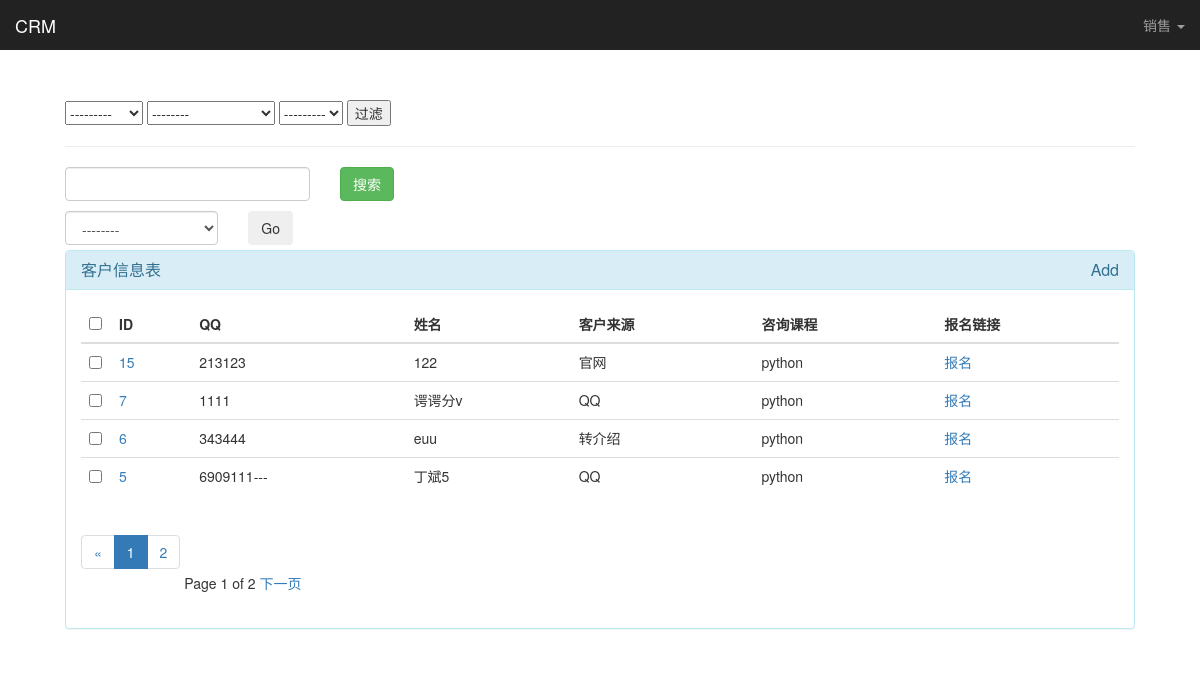
The app's page /king_admin/crm/customer (signed in) with its own data.
### crm/models.py (models this page shows, shortened)
class UserProfile(models.Model):
    user = models.OneToOneField(User,on_delete=models.CASCADE)
    name = models.CharField(max_length=32)
    roles = models.ManyToManyField("Role",blank=True,null=True)
    class Meta:
        verbose_name = "账号表"
        verbose_name_plural = "账号表"

class Customer(models.Model):
    name = models.CharField(max_length=32,blank=True,null=True,verbose_name='姓名')
    qq = models.CharField(max_length=64,unique=True)
    qq_name = models.CharField(max_length=64,blank=True,null=True,verbose_name='qq姓名')
    phone = models.CharField(max_length=64,blank=True,null=True,verbose_name='电话号码')
    source_choices = ((0,'转介绍'),
                      (1,'QQ'),
                      (2,'官网'),
                      (3,'百度推广'),
                      (4,'51CTO'),
                      (5,'知乎'),
                      (6,'市场推广'),
                      )
    source = models.SmallIntegerField(choices=source_choices,verbose_name='客户来源')
    referral_from = models.CharField(verbose_name="转介绍人QQ",max_length=64,blank=True,null=True)
    consult_course = models.ForeignKey("Course",verbose_name="咨询课程",on_delete=models.CASCADE)
    content = models.TextField(verbose_name="咨询详情")
    tags = models.ManyToManyField("Tag",blank=True,null=True)
    consultant = models.ForeignKey("UserProfile",on_delete=models.CASCADE)
    '''memo备注'''
    memo = models.TextField(blank=True,null=True)
    date = models.DateTimeField(auto_now_add=True)
    def __str__(self):
        return self.qq
    class Meta:
        verbose_name = "客户信息表"

class Course(models.Model):
    name = models.CharField(max_length=64,unique=True)
    price = models.PositiveSmallIntegerField()
    period = models.PositiveSmallIntegerField(verbose_name="周期")
    outline = models.TextField()
    def __str__(self):
        return self.name

### king_admin/views.py (the view, shortened to what this page needs)
# urls.py: re_path(r'^(\w+)/(\w+)$',views.display_table_objs,name="table_jj"),
@login_required
def display_table_objs(request,app_name,tables_name):
    admin_class = king_admin.enable_admins[app_name][tables_name]
    querysets = admin_class.model.objects.all()
    querysets,filter_condtions = get_filter_result(request,querysets)
    querysets = table_search(request,admin_class,querysets)
    admin_class.filter_condtions = filter_condtions
    paginator = Paginator(querysets,4) #分页，每页4条数据
    page = request.GET.get('_page')
    try:
        querysets = paginator.page(page)
    except PageNotAnInteger:
        querysets = paginator.page(1)
    except EmptyPage:
        querysets = paginator.page(paginator.num_pages)
    return render(request,"king_admin/table_object.html",{'admin_class':admin_class,
                                                          'querysets':querysets,
                                                          "filter_condtions":filter_condtions,
                                                          "search_text":request.GET.get('_q',''),
                                                          }
                  )

### king_admin/king_admin.py (called while the page is built)
    def enroll(self):
        name = '报名'
        return '''<a href=/crm/customer/%s/enrollment/>报名</a>''' %self.instance.id

### king_admin/templatetags/tags.py (called while the page is built)
@register.simple_tag
def render_paginator(querysets):
    ele = '''
            <ul class="pagination">
             <li class=""><a href="#" >&laquo</a></li>
    '''
    if querysets.has_previous():
        ele = '''
        <ul class="pagination">
        <li class=""><a href="?_page=%s" >&laquo</a></li>
         ''' % querysets.previous_page_number()
    for i in querysets.paginator.page_range:
        if abs(querysets.number - i) < 2:
            active = ''
            if querysets.number == i :
                active = 'active'
            p_ele = '''
            <li class="%s"><a href="?_page=%s">%s </a></li>

            ''' % (active,i,i)
            ele += p_ele
    ele += '</ul>'
    return mark_safe(ele)

@register.simple_tag
def get_model_name(admin_class):
    return admin_class.model._meta.verbose_name

@register.simple_tag
def get_action_verbose_name (admin_class, action):
    action_name = getattr(admin_class,action)
    return action_name.display_name if hasattr(action_name,'display_name') else action

@register.simple_tag
def getverbosname (admin_class, colum,request, querysets):  #客户信息显示中文字段verbose_name
    try:
        return admin_class.model._meta.get_field(colum).verbose_name.upper()
    except FieldDoesNotExist as e :
        column_verbose_name = getattr(admin_class, colum).display_name
        return column_verbose_name

### king_admin/views.py (called while the page is built)
@login_required
def get_filter_result(request,querysets):
    filter_conditions = {}
    for key,val in request.GET.items():
        if key == "_page" or key == "_q":
            continue
        if val:
            filter_conditions[key] = val
    return querysets.filter(**filter_conditions).order_by("-id"),filter_conditions

@login_required
def table_search(request,admin_class,querysets):
    search_key = request.GET.get('_q','')
    print("search",search_key)
    q_obj = Q()
    q_obj.connector = "OR"
    for conlum in admin_class.list_search:
        q_obj.children.append(("%s__contains"%conlum,search_key))
    res = querysets.filter(q_obj)
    print("res",res)
    return res

### templates/king_admin/table_object.html (shortened to what this page needs)
{% extends 'king_admin/index.html' %}
{% load tags %}
{% block container %}
    <div>
       <form>
           {% for filter_column in admin_class.list_filter %}
              {% build_filter_ele filter_column  admin_class%}
           {% endfor %}
           <input type="submit" value="过滤">
           <hr>
       <div class="row">
           <div class="col-lg-3">
               <input type="search" class="form-control" name="_q", value="{{ search_text }}">
           </div>
           <div class="col-lg-2">
               <button type="submit" class="btn btn-success">搜索</button>
           </div>
       </div>
       </form>
    <div class="row" style="margin-top: 10px" >
        <form onsubmit="return ActionSubmit(this)" method="post">{% csrf_token %}
            <div class="col-lg-2">
               <select id="action_list" name="action" class="form-control">
                   <option value="">--------</option>
               </select>
           </div>
            <div class="col-lg-1">
                 <button type="submit" class="btn" >Go</button>
            </div>
        </form>
    </div>
    </div>
    <div class="panel panel-info" style="margin-top: 5px">
        <div class="panel-heading">
            <h3 class="panel-title">{% get_model_name admin_class %}
                <a href="{{ request.path }}/add/" class="pull-right">Add</a>
            </h3>
        </div>
        <div class="panel-body">
            <table class="table table-hover">
                <thead>
                   <tr>
                       <th width="30px"><input type="checkbox" onclick="CheckAllToggle(this)"></th>
                       {% for colum in admin_class.list_display  %}
                       <th>{% getverbosname admin_class colum request querysets %} </th>
                       {% endfor %}
                   </tr>
                <tbody>
                       {% for obj in querysets %}
                           <tr>
                              <td><input type="checkbox" tag="obj_checkbox" value="{{ obj.id }}"></td>
                               {% build_table_row request obj admin_class %}
                           </tr>
                       {% endfor %}
                </tbody>
                </thead>
            </table>
             {% render_paginator querysets %}
        <div class="pagination">
            <span class="step-links">
                 <span class="current">
                     Page {{ querysets.number }} of {{ querysets.paginator.num_pages}}
                 </span>
                  {% if querysets.has_next %}
                   <a href="?_page={{ querysets.next_page_number }}">下一页</a>
                   {% endif %}
            </span>
        </div>
        </div>
    </div>
{% endblock %}

### templates/king_admin/index.html (shortened to what this page needs)
{% extends 'base.html' %}
{% load tags %}
{% block body %}
<body>
    <nav class="navbar navbar-inverse navbar-fixed-top">
      <div class="container-fluid">
        <div class="navbar-header">
          <a class="navbar-brand" href="#">CRM</a>
        </div>
           <div id="navbar" class="navbar-collapse collapse">
                      <ul class="nav navbar-nav navbar-right">
                        <li class="dropdown">
                              <a href="#" class="dropdown-toggle" data-toggle="dropdown" aria-expanded="false">{{ request.user.userprofile.name }} <span class="caret"></span></a>
                        </li>
                      </ul>
                </div>
      </div>
    </nav>
<div class="container" style="margin: 50px;width: auto;">
{% block container %}{% endblock %}
</div>
</body>
{% endblock %}

### statics/css/dashboard.css (style rules this page uses)
body { padding-top: 50px; }
.navbar-fixed-top { border: 0; }

### records on screen
Customer: id+qq+name "15 213123 122 官网 python 报名"
Customer: id+qq+name "7 1111 谔谔分v QQ python 报名"
Customer: id+qq+name "6 343444 euu 转介绍 python 报名"
Customer: id+qq+name "5 6909111--- 丁斌5 QQ python 报名"

### other values on screen
{{ request.user.userprofile.name }} "销售"
{{ querysets.number }} "1"
{{ querysets.paginator.num_pages }} "2"
